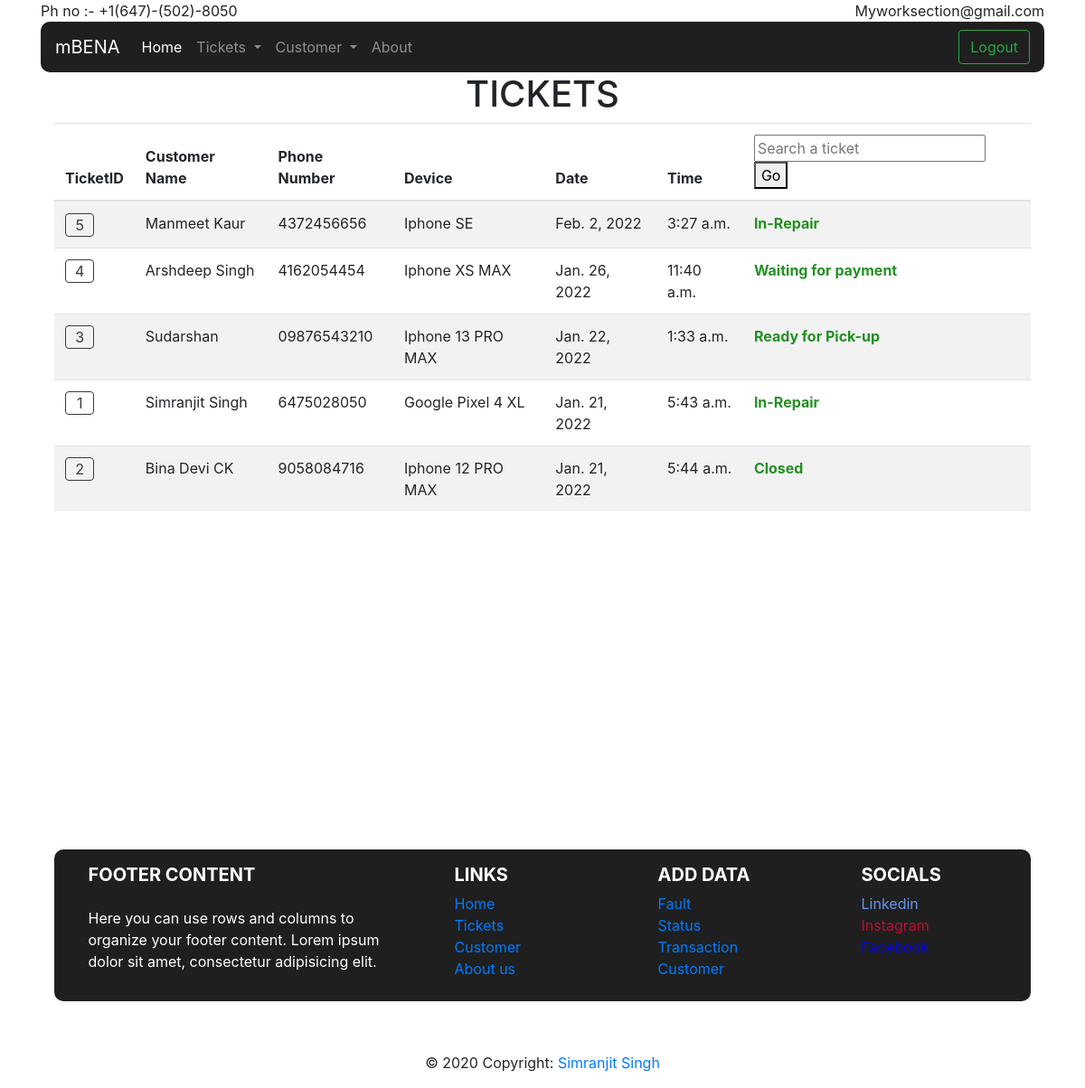
/estore/tickets/ (signed in), run on an earlier commit of the app's database.
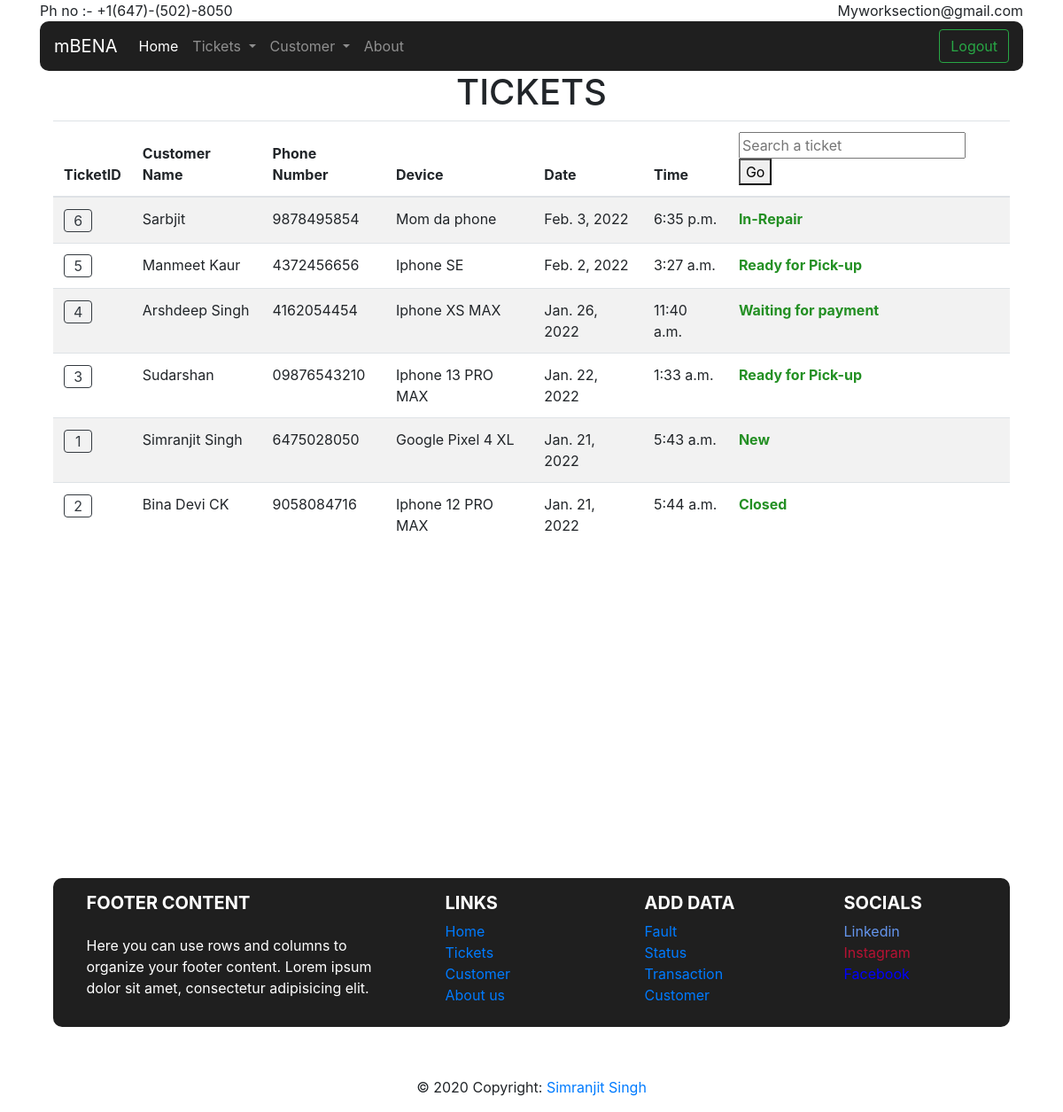
And on a later commit of the database.
### eStore/models.py (models this page shows, shortened)
class Ticket(models.Model):
    customer = models.ForeignKey(Customer, on_delete=models.CASCADE, blank=True, null=True, related_name="numberoftickets")
    fault = models.ForeignKey(Fault, on_delete=models.CASCADE)
    date = models.DateField(auto_now=True)
    time = models.TimeField(auto_now=True)
    status = models.ForeignKey(Status, on_delete=models.CASCADE)
    description = models.CharField(max_length=1000, blank=True, null=True)
    device = models.CharField(max_length=50)
    transaction = models.ForeignKey(Transaction,on_delete=models.CASCADE, blank=True, null=True)
    amount = models.IntegerField(blank=True, null=True)

class Customer(models.Model):
    name = models.CharField(max_length=64)
    email = models.EmailField( max_length=254)
    phonenumber = models.CharField(max_length=12)

class Status(models.Model):
    name = models.CharField(max_length=50)
    def __str__(self):
        return f"{self.name}"

### eStore/views.py (the view)
# urls.py: path("tickets/", views.tickets, name="tickets"),
def tickets(request):
    if request.user.is_authenticated:
        if request.method == 'POST':
            i = request.POST['searchticket']
            return render(request, 'tickets.html', {"Tickets": Ticket.objects.filter(id = i)})
        return render(request, 'tickets.html' ,{
                "Tickets": Ticket.objects.all().order_by('date').reverse()[:10]
            })
    else:
            return render(request, 'Logout.html')

### eStore/templates/tickets.html (shortened to what this page needs)
{% extends "layout.html" %}
{% block body %}
<h1 style="text-align: center;">TICKETS</h1>
<div class="container">
  <table class="table table-striped">
    <thead>
      <tr>
        <th>TicketID</th>
        <th scope="col">Customer Name</th>
        <th scope="col">Phone Number</th>
        <th scope="col">Device</th>
        <th scope="col">Date</th>
        <th scope="col">Time</th>
        <th scope="col">
          <form action="{%url 'tickets' %}" method="post">
            <input type="text" name="searchticket" placeholder="Search a ticket">
            <button type="submit">Go</button>
          </form>
        </th>
      </tr>
    </thead>
    <tbody>
      {% for ticket in Tickets %}
      <tr>
        <td>
          <form action="{%url 'ticketdetails' ticket.id %}" method="post"> {% csrf_token %}<button
              type="submit" class="btn btn-outline-dark p-0 w-50">{{ticket.id}}</button></form>
        </td>
        <td>{{ticket.customer.name}}</td>
        <td>{{ticket.customer.phonenumber}}</td>
        <td>{{ticket.device}}</td>
        <td>{{ticket.date}}</td>
        <td>{{ticket.time}}</td>
        <td style="color: rgba(13, 133, 13, 0.904);"><b>{{ticket.status}}</b></td>
      </tr>
      {% endfor %}
    </tbody>
  </table>
</div>
{% endblock body %}

### eStore/templates/layout.html (shortened to what this page needs)
<!doctype html>
<html lang="en">
<head>
    <link rel="stylesheet" href="https://maxcdn.bootstrapcdn.com/bootstrap/4.0.0/css/bootstrap.min.css"
>
</head>
<body>
    <div class="container">
        <div class="">
            <div class="row">
                <div class="col">Ph no :- +1(647)-(502)-8050</div>
                <div class="col" style="text-align: right;">Myworksection@gmail.com</div>
            </div>
        </div>
        <nav class="navbar navbar-expand-lg navbar-dark" style="border-radius: 10px; background-color: rgba(0, 0, 0, 0.877);">
            <a class="navbar-brand" href="#">mBENA</a>
            <div class="collapse navbar-collapse" id="navbarSupportedContent">
                <ul class="navbar-nav mr-auto">
                    <li class="nav-item active">
                        <a class="nav-link" href="{% url 'homepage' %}">Home</a>
                    </li>
                    <li class="nav-item dropdown">
                        <a class="nav-link dropdown-toggle" href="#" id="navbarDropdown" role="button"
                            data-toggle="dropdown" aria-haspopup="true" aria-expanded="false">
                            Tickets
                        </a>
                    </li>
                    <li class="nav-item dropdown">
                        <a class="nav-link dropdown-toggle" href="#" id="navbarDropdown" role="button"
                            data-toggle="dropdown" aria-haspopup="true" aria-expanded="false">
                            Customer
                        </a>
                    </li>
                    <li class="nav-item">
                        <a class="nav-link" href="#">About</a>
                    </li>
                </ul>
                <form method="get" action="{% url 'logoutview' %}">
                    <input class="btn btn-outline-success" type="submit" value="Logout">
                </form>
            </div>
        </nav>
        {% block body %}
        {% endblock body %}
        <div class="container sticky-bottom" style="margin-top: 350px;">
            <footer class="page-footer font-small stylish-color-dark pt-4">
                <div class="container text-center text-md-left">
                    <div class="row" style="background-color: rgba(0, 0, 0, 0.877);
                    text-decoration-color: white; color: white; border-radius: 10px;">
                        <div class="col-md-4 mx-auto mb-3">
                            <h5 class="font-weight-bold text-uppercase mt-3 mb-4">Footer
                                Content</h5>
                            <p>Here you can use rows and columns to organize your footer
                                content. Lorem ipsum dolor sit amet,
                                consectetur
                                adipisicing elit.</p>
                        </div>
                        <div class="col-md-2 mx-auto">
                            <h5 class="font-weight-bold text-uppercase mt-3 mb-2">Links</h5>
                            <ul class="list-unstyled">
                                <li>
                                    <a href="{% url 'homepage' %}" style="text-decoration: none;">Home</a>
                                </li>
                                <li>
                                    <a href="{% url 'tickets' %}" style="text-decoration: none;">Tickets</a>
                                </li>
                                <li>
                                    <a href="{% url 'searchcustomer' %}" style="text-decoration: none;">Customer</a>
                                </li>
                                <li>
                                    <a href="" style="text-decoration: none;">About us</a>
                                </li>
                            </ul>
                        </div>
                        <div class="col-md-2 mx-auto">
                            <h5 class="font-weight-bold text-uppercase mt-3 mb-2">Add Data</h5>
                            <ul class="list-unstyled">
                                <li>
                                    <a href="{% url 'addfault' %}" style="text-decoration: none;">Fault</a>
                                </li>
                                <li>
                                    <a href="{% url 'addstatus' %}" style="text-decoration: none;">Status</a>
                                </li>
                                <li>
                                    <a href="#!" style="text-decoration: none;">Transaction</a>
                                </li>
                                <li>
                                    <a href="{% url 'addcustomer' %}" style="text-decoration: none;">Customer</a>
                                </li>
                            </ul>
                        </div>
                        <div class="col-md-2 mx-auto">
                            <h5 class="font-weight-bold text-uppercase mt-3 mb-2">Socials</h5>
                            <ul class="list-unstyled">
                                <li>
                                    <a href="https://www.linkedin.com/in/simranjit-singh-a73350175/" style="text-decoration: none; color: cornflowerblue;">Linkedin</a>
                                </li>
                                <li>
                                    <a href="#!" style="text-decoration: none; color: rgb(182, 18, 51);">Instagram</a>
                                </li>
                                <li>
                                    <a href="#!" style="text-decoration: none; color: blue;">Facebook</a>
                                </li>
                            </ul>
                        </div>
                    </div>
                </div>
                <ul class="list-unstyled list-inline text-center">
                    <li class="list-inline-item">
                    </li>
                    <li class="list-inline-item">
                    </li>
                    <li class="list-inline-item">
                    </li>
                    <li class="list-inline-item">
                    </li>
                    <li class="list-inline-item">
                    </li>
                </ul>
                <div class="footer-copyright text-center py-3">© 2020 Copyright:
                    <a href="https://mdbootstrap.com/"> Simranjit Singh</a>
                </div>
            </footer>
        </div>
    </div>
</body>
</html>

What changed in the data, as far as the page shows it:
added Ticket: id "6", customer.name "Sarbjit", customer.phonenumber "9878495854", device "Mom da phone", date "Feb. 3, 2022", time "6:35 p.m.", status "In-Repair"
changed Ticket "Iphone SE": status "In-Repair" → "Ready for Pick-up"
changed Ticket "Google Pixel 4 XL": status "In-Repair" → "New"
